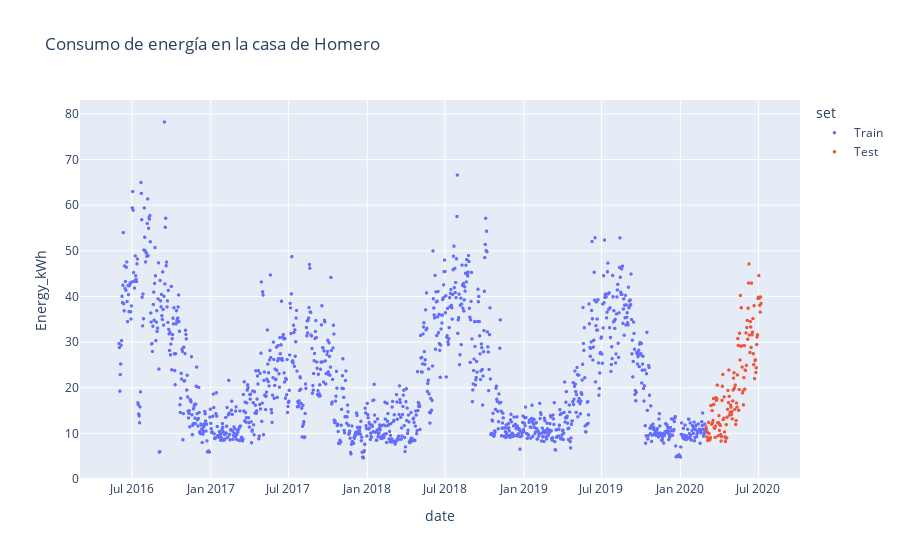

The notebook cell this image was saved under:
### Markdown cell above
**Respuesta**

### Code cell
# 0 

# Conjunto de entrenamiento y de prueba:
df['set'] = np.where(df['date'] >= pd.Timestamp('2020-03-01'), 'Test',
                     np.where(df['date'] <= pd.Timestamp('2020-02-29'), 'Train', None))

train = df[df['set'] == 'Train'].copy()
test = df[df['set'] == 'Test'].copy()

target = 'Energy_kWh'

X_train = train.drop(columns = ['set'])
y_train = train[target].copy()

X_test = test.drop(columns = ['set'])
y_test = test[target].copy()

fig = px.scatter(df, x = df.date, y=target, title='Consumo de energía en la casa de Homero', color = 'set')
fig.update_traces(marker=dict(size=3.5))
fig.show()

### Figure 1 — Plotly figure (JSON) as saved in the notebook; plotly's stock layout.template omitted (floating-point values rounded to 4 significant figures; data arrays with more than 128 entries replaced by an {"elided": "..."} marker saying what was removed)
{"data": [{"hovertemplate": "set=Train<br>date=%{x}<br>Energy_kWh=%{y}<extra></extra>", "legendgroup": "Train", "marker": {"color": "#636efa", "size": 3.5, "symbol": "circle"}, "mode": "markers", "name": "Train", "showlegend": true, "type": "scattergl", "x": {"elided": "1369 str values"}, "xaxis": "x", "y": {"elided": "1369 float values"}, "yaxis": "y"}, {"hovertemplate": "set=Test<br>date=%{x}<br>Energy_kWh=%{y}<extra></extra>", "legendgroup": "Test", "marker": {"color": "#EF553B", "size": 3.5, "symbol": "circle"}, "mode": "markers", "name": "Test", "showlegend": true, "type": "scattergl", "x": {"elided": "129 str values"}, "xaxis": "x", "y": {"elided": "129 float values"}, "yaxis": "y"}], "layout": {"legend": {"title": {"text": "set"}, "tracegroupgap": 0}, "title": {"text": "Consumo de energía en la casa de Homero"}, "xaxis": {"anchor": "y", "domain": [0, 1], "title": {"text": "date"}}, "yaxis": {"anchor": "x", "domain": [0, 1], "title": {"text": "Energy_kWh"}}}}
